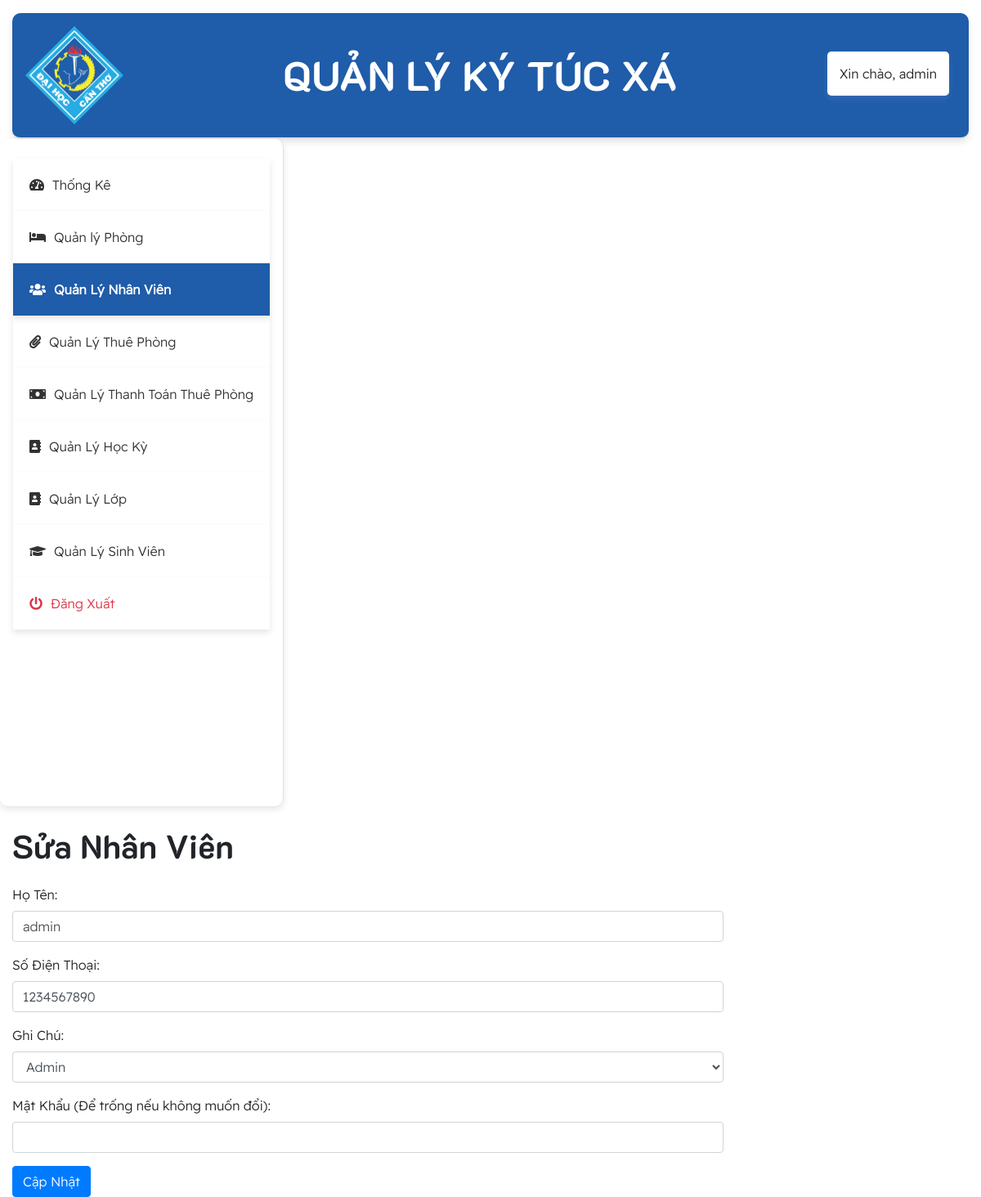
The app's page /nhanvien/edit/NVKTXA00 (signed in) with its own data.
### tables this page shows
CREATE TABLE `nhanvien` (
  `ma_nhan_vien` varchar(8) NOT NULL,
  `ho_ten` varchar(100) DEFAULT NULL,
  `so_dien_thoai` varchar(15) DEFAULT NULL,
  `ghi_chu` text,
  `password` varchar(255) DEFAULT NULL,
  PRIMARY KEY (`ma_nhan_vien`)
);

### app/controllers/NhanVienController.php (called while the page is built, shortened)
<?php
class NhanVienController
{
    private $nhanVienModel;
    public function __construct($pdo)
    {
        $this->nhanVienModel = new NhanVien($pdo);
    }
    public function edit($id)
    {
        $nhanVien = $this->nhanVienModel->find($id);
        include '../app/views/NhanVien/edit.php';
    }
}

### app/models/NhanVien.php (called while the page is built, shortened)
<?php
class NhanVien
{
    public ?PDO $db;
    public function __construct(?PDO $pdo)
    {
        $this->db = $pdo;
    }
    public function find(string $ma_nhan_vien): ?NhanVien
    {
        $statement = $this->db->prepare('SELECT * FROM NhanVien WHERE ma_nhan_vien = :ma_nhan_vien');
        $statement->execute(['ma_nhan_vien' => $ma_nhan_vien]);
        if ($row = $statement->fetch()) {
            return $this->fillFromDB($row);
        }
        return null;
    }
    protected function fillFromDB(array $row): NhanVien
    {
        return $this;
    }
}

### app/views/NhanVien/edit.php (the view, shortened to what this page needs)
<!DOCTYPE html>
<html lang="en">
<head>
    <link href="https://stackpath.bootstrapcdn.com/bootstrap/4.5.2/css/bootstrap.min.css" rel="stylesheet">
    <link rel="stylesheet" href="https://cdnjs.cloudflare.com/ajax/libs/font-awesome/5.15.4/css/all.min.css">
    <link rel="stylesheet" type="text/css" href="../../style.css">
</head>
<body>
    <div class="container-fluid mt-3">
        <div class="row">
            <div class="col-md-12">
                <?php include '../app/views/header.php'; ?>
            </div>
        </div>
        <div class="row">
            <div>
                <?php include '../app/views/nav.php'; ?>
            </div>
            <div class="col-md-9">
                <div class="content mt-4">
                    <h1 class="mb-4">Sửa Nhân Viên</h1>
                    <form method="POST">
                        <div class="form-group">
                            <label>Họ Tên:</label>
                            <input type="text" name="ho_ten" class="form-control"
                                value="<?= htmlspecialchars($nhanVien->ho_ten) ?>" required>
                        </div>
                        <div class="form-group">
                            <label>Số Điện Thoại:</label>
                            <input type="text" name="so_dien_thoai" class="form-control"
                                value="<?= htmlspecialchars($nhanVien->so_dien_thoai) ?>" required
                                pattern="[0-9]{10,11}" title="Số điện thoại phải có 10-11 chữ số">
                        </div>
                        <div class="form-group">
                            <label>Ghi Chú:</label>
                            <select name="ghi_chu" class="form-control" required>
                                <option value="admin" <?= $nhanVien->ghi_chu === 'admin' ? 'selected' : '' ?>>Admin
                                </option>
                            </select>
                        </div>
                        <div class="form-group">
                            <label>Mật Khẩu (Để trống nếu không muốn đổi):</label>
                            <input type="password" name="password" class="form-control">
                        </div>
                        <button type="submit" class="btn btn-primary">Cập Nhật</button>
                    </form>
                </div>
            </div>
        </div>
    </div>
</body>
</html>

### public/style.css (style rules this page uses)
:root { --main-bg-color: #009d63; --main-text-color: #009d63; --second-text-color: #bbbec5; --second-bg-color: #c1efde; }
h1 { font-family: 'CustomFont', sans-serif; }
body { font-family: 'CustomFont1', sans-serif; }

### records on screen
nhanvien: ho_ten "admin", so_dien_thoai "1234567890", ghi_chu "Admin"

### other values on screen
$_SESSION['ho_ten'] "admin"
